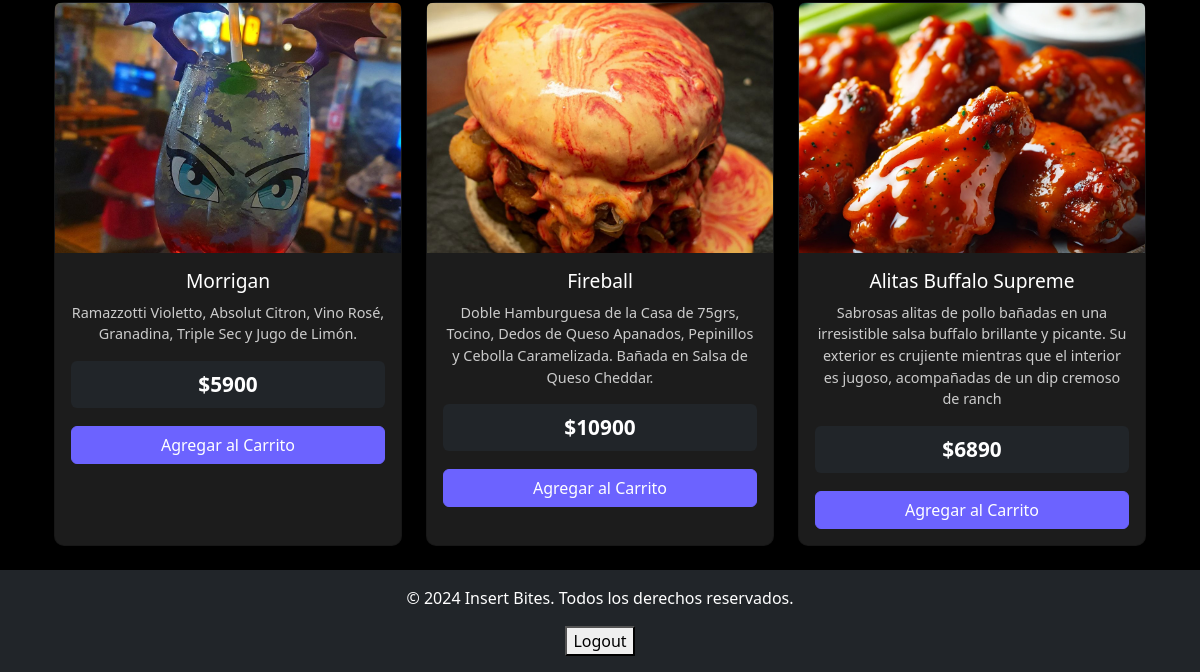
/menu/ (signed in, lower part), run on an earlier commit of the app's database.
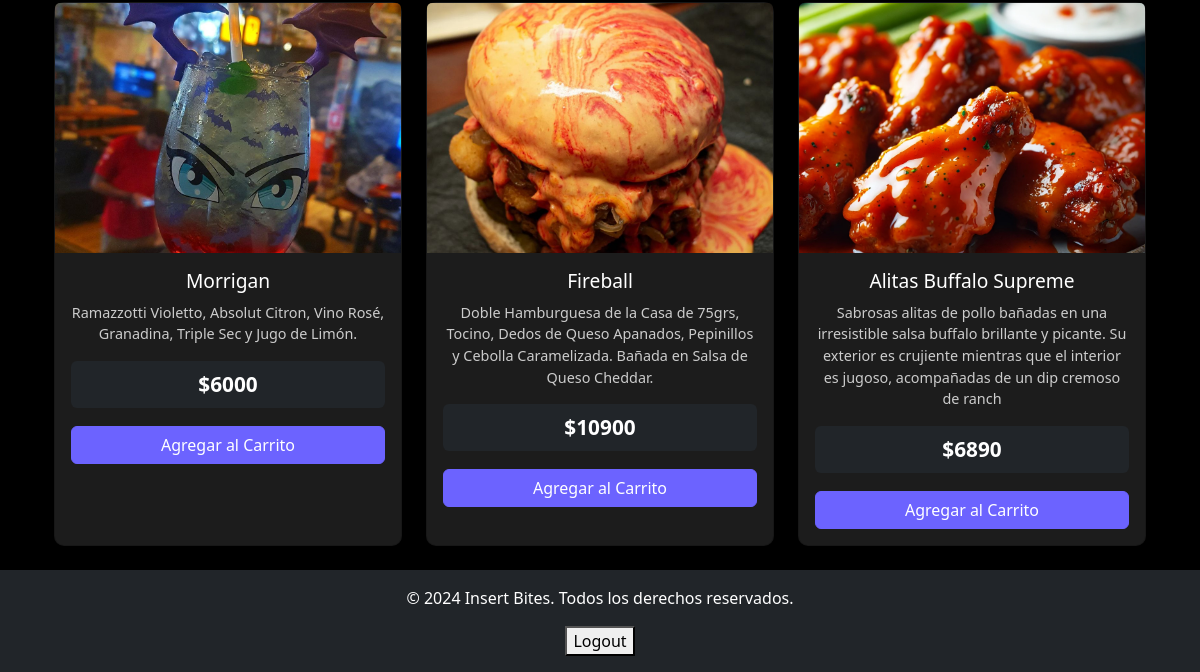
And on a later commit of the database.
### pedidos/models.py (models this page shows, shortened)
class Producto(models.Model):
    CATEGORIAS = [
        ('Platos', 'Platos'),
        ('Bebestibles', 'Bebestibles'),
        ('Acompañamiento', 'Acompañamiento'),
        ('Postres', 'Postres'),
    ]
    nombre = models.CharField(max_length=100)
    categoria = models.CharField(max_length=50, choices=CATEGORIAS)
    precio = models.IntegerField()
    descripcion = models.TextField(blank=True, null=True)
    disponible = models.BooleanField(default=True)
    imagen = models.ImageField(upload_to='productos/', blank=True, null=True)

### pedidos/decorators.py (the view)
    def _wrapped_view(request, *args, **kwargs):
        if not request.user.is_authenticated:
            return HttpResponseForbidden("No tienes permisos para acceder a esta página.")
        perfil = PerfilUsuario.objects.filter(usuario=request.user).first()
        if perfil and perfil.rol == 'mesa':
            return view_func(request, *args, **kwargs)
        return HttpResponseForbidden("No tienes permisos para acceder a esta página.")

### pedidos/views.py (called while the page is built)
@mesa_required
def menu(request):
    categoria = request.GET.get('categoria')
    if categoria:
        productos = Producto.objects.filter(categoria=categoria)
    else:
        productos = Producto.objects.all()
    return render(request, 'menu.html', {
        'productos': productos,
        'mesa_nombre': request.user.username if request.user.is_authenticated else "Desconocida",
        'categoria_seleccionada': categoria
    })

### pedidos/templates/menu.html (shortened to what this page needs)
{% extends 'base.html' %}
{% block content %}
    <div class="container mt-4">
        <div class="row">
            {% for producto in productos %}
            <div class="col-md-4 mb-4 d-flex align-items-stretch">
                <div class="card shadow-sm w-100 text-center" data-id="{{ producto.id }}">
                    {% if producto.imagen %}
                    <img src="{{ producto.imagen.url }}" class="card-img-top" alt="{{ producto.nombre }}" style="height: 250px; object-fit: cover;">
                    {% else %}
                    <img src="https://via.placeholder.com/300x200" class="card-img-top" alt="Imagen no disponible" style="height: 250px; object-fit: cover;">
                    {% endif %}
                    <div class="card-body">
                        <h5 class="card-title font-weight-bold">{{ producto.nombre }}</h5>
                        <p class="card-text">{{ producto.descripcion }}</p>
                        <p class="price text-white bg-dark p-2 rounded"><strong>${{ producto.precio|floatformat:0 }}</strong></p>
                        <button onclick="agregarAlCarrito({{ producto.id }})" class="btn btn-purple w-100 mt-2">Agregar al Carrito</button>
                    </div>
                </div>
            </div>
            {% empty %}
            <p class="text-center">No hay productos en esta categoría.</p>
            {% endfor %}
        </div>
    </div>
{% endblock %}

What changed in the data, as far as the page shows it:
changed Producto "Morrigan": precio "5900" → "6000"
